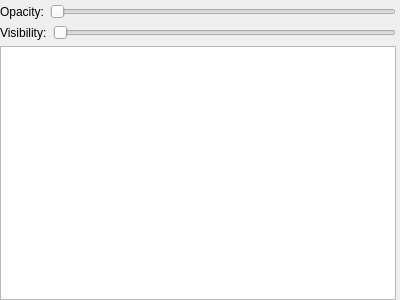
<?xml version="1.0" encoding="UTF-8"?>
<ui version="4.0">
 <class>BuildingLayersDock</class>
 <widget class="QDockWidget" name="BuildingLayersDock">
  <property name="geometry">
   <rect>
    <x>0</x>
    <y>0</y>
    <width>400</width>
    <height>300</height>
   </rect>
  </property>
  <property name="windowTitle">
   <string>Layers</string>
  </property>
  <widget class="QWidget" name="dockWidgetContents">
   <layout class="QGridLayout" name="gridLayout">
    <property name="leftMargin">
     <number>0</number>
    </property>
    <property name="topMargin">
     <number>0</number>
    </property>
    <property name="rightMargin">
     <number>0</number>
    </property>
    <property name="bottomMargin">
     <number>0</number>
    </property>
    <item row="0" column="0">
     <layout class="QVBoxLayout" name="layersLayout">
      <property name="topMargin">
       <number>4</number>
      </property>
      <property name="rightMargin">
       <number>4</number>
      </property>
      <item>
       <layout class="QHBoxLayout" name="horizontalLayout">
        <item>
         <widget class="QLabel" name="label">
          <property name="text">
           <string>Opacity:</string>
          </property>
         </widget>
        </item>
        <item>
         <widget class="QSlider" name="opacity">
          <property name="maximum">
           <number>100</number>
          </property>
          <property name="orientation">
           <enum>Qt::Horizontal</enum>
          </property>
         </widget>
        </item>
       </layout>
      </item>
      <item>
       <layout class="QHBoxLayout" name="horizontalLayout_2">
        <item>
         <widget class="QLabel" name="label_2">
          <property name="text">
           <string>Visibility:</string>
          </property>
         </widget>
        </item>
        <item>
         <widget class="QSlider" name="visibility">
          <property name="maximum">
           <number>100</number>
          </property>
          <property name="orientation">
           <enum>Qt::Horizontal</enum>
          </property>
         </widget>
        </item>
       </layout>
      </item>
      <item>
       <widget class="QListWidget" name="layers"/>
      </item>
     </layout>
    </item>
   </layout>
  </widget>
 </widget>
 <resources/>
 <connections/>
</ui>
